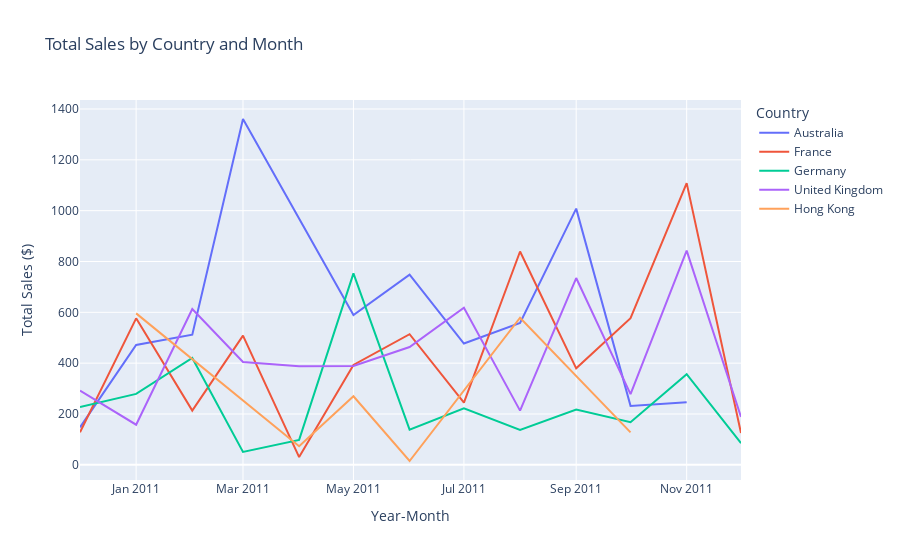

Notebook code cell kept with this figure:
### Code cell
# Create the line graph
line_graph = px.line(
  # Set the appropriate DataFrame and title
  data_frame=ecom_sales, title='Total Sales by Country and Month', 
  # Set the x and y arguments
  x='Year-Month', y='Total Sales ($)',
  # Ensure a separate line per country
  color='Country')

line_graph.show()

### Figure 1 — Plotly figure (JSON) as saved in the notebook; plotly's stock layout.template omitted (floating-point values rounded to 4 significant figures)
{"data": [{"hovertemplate": "Country=Australia<br>Year-Month=%{x}<br>Total Sales ($)=%{y}<extra></extra>", "legendgroup": "Australia", "line": {"color": "#636efa", "dash": "solid"}, "marker": {"symbol": "circle"}, "mode": "lines", "name": "Australia", "orientation": "v", "showlegend": true, "type": "scatter", "x": ["2010-12", "2011-01", "2011-02", "2011-03", "2011-05", "2011-06", "2011-07", "2011-08", "2011-09", "2011-10", "2011-11"], "xaxis": "x", "y": [147.5, 471.3, 511.9, 1361.0, 589.4, 748, 477.3, 558.2, 1008.0, 231.9, 245.8], "yaxis": "y"}, {"hovertemplate": "Country=France<br>Year-Month=%{x}<br>Total Sales ($)=%{y}<extra></extra>", "legendgroup": "France", "line": {"color": "#EF553B", "dash": "solid"}, "marker": {"symbol": "circle"}, "mode": "lines", "name": "France", "orientation": "v", "showlegend": true, "type": "scatter", "x": ["2010-12", "2011-01", "2011-02", "2011-03", "2011-04", "2011-05", "2011-06", "2011-07", "2011-08", "2011-09", "2011-10", "2011-11", "2011-12"], "xaxis": "x", "y": [128.3, 576.3, 213.6, 508.5, 30.3, 392.8, 514, 244.9, 839.3, 379.6, 577.1, 1108.0, 125.1], "yaxis": "y"}, {"hovertemplate": "Country=Germany<br>Year-Month=%{x}<br>Total Sales ($)=%{y}<extra></extra>", "legendgroup": "Germany", "line": {"color": "#00cc96", "dash": "solid"}, "marker": {"symbol": "circle"}, "mode": "lines", "name": "Germany", "orientation": "v", "showlegend": true, "type": "scatter", "x": ["2010-12", "2011-01", "2011-02", "2011-03", "2011-04", "2011-05", "2011-06", "2011-07", "2011-08", "2011-09", "2011-10", "2011-11", "2011-12"], "xaxis": "x", "y": [227.7, 279.1, 420.5, 50.55, 98, 753.3, 138.4, 222.0, 137.6, 217.3, 167.5, 356.8, 85.08], "yaxis": "y"}, {"hovertemplate": "Country=United Kingdom<br>Year-Month=%{x}<br>Total Sales ($)=%{y}<extra></extra>", "legendgroup": "United Kingdom", "line": {"color": "#ab63fa", "dash": "solid"}, "marker": {"symbol": "circle"}, "mode": "lines", "name": "United Kingdom", "orientation": "v", "showlegend": true, "type": "scatter", "x": ["2010-12", "2011-01", "2011-02", "2011-03", "2011-04", "2011-05", "2011-06", "2011-07", "2011-08", "2011-09", "2011-10", "2011-11", "2011-12"], "xaxis": "x", "y": [291.8, 157.8, 612.7, 404.5, 387.4, 389.0, 463.5, 618.1, 213.2, 734.9, 278.4, 842.8, 188.7], "yaxis": "y"}, {"hovertemplate": "Country=Hong Kong<br>Year-Month=%{x}<br>Total Sales ($)=%{y}<extra></extra>", "legendgroup": "Hong Kong", "line": {"color": "#FFA15A", "dash": "solid"}, "marker": {"symbol": "circle"}, "mode": "lines", "name": "Hong Kong", "orientation": "v", "showlegend": true, "type": "scatter", "x": ["2011-01", "2011-04", "2011-05", "2011-06", "2011-08", "2011-10"], "xaxis": "x", "y": [595.8, 73.1, 269.9, 15, 578.9, 127.6], "yaxis": "y"}], "layout": {"legend": {"title": {"text": "Country"}, "tracegroupgap": 0}, "title": {"text": "Total Sales by Country and Month"}, "xaxis": {"anchor": "y", "domain": [0, 1], "title": {"text": "Year-Month"}}, "yaxis": {"anchor": "x", "domain": [0, 1], "title": {"text": "Total Sales ($)"}}}}
